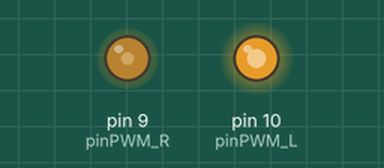
A sketch run on a simulated Arduino Uno, built with avr-gcc and run on an emulated ATmega328P. Shown: output pins drawn as LEDs (lit = HIGH).

Above: at 0.1 s.
Timing chart, 0 to 1.6 s (numbered marks = the images above):
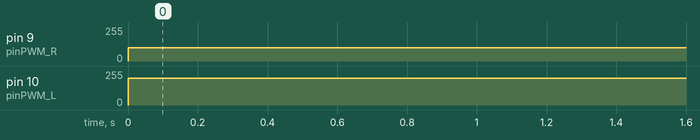

The sketch:

lab_05_s3.ino
```cpp
#define pinPWM_L 10            //pin D10
#define pinPWM_R 9            //pin D9

void setup()
{
  pinMode(pinPWM_L, OUTPUT);
  pinMode(pinPWM_R, OUTPUT);
}

void loop()
{

  analogWrite(pinPWM_L, 200);
  analogWrite(pinPWM_R, 100);
}
```

Measured:
- by itself, pin 9 (pinPWM_R): 0/255 → 100/255 at 0.00 s
- by itself, pin 10 (pinPWM_L): 0/255 → 200/255 at 0.00 s
